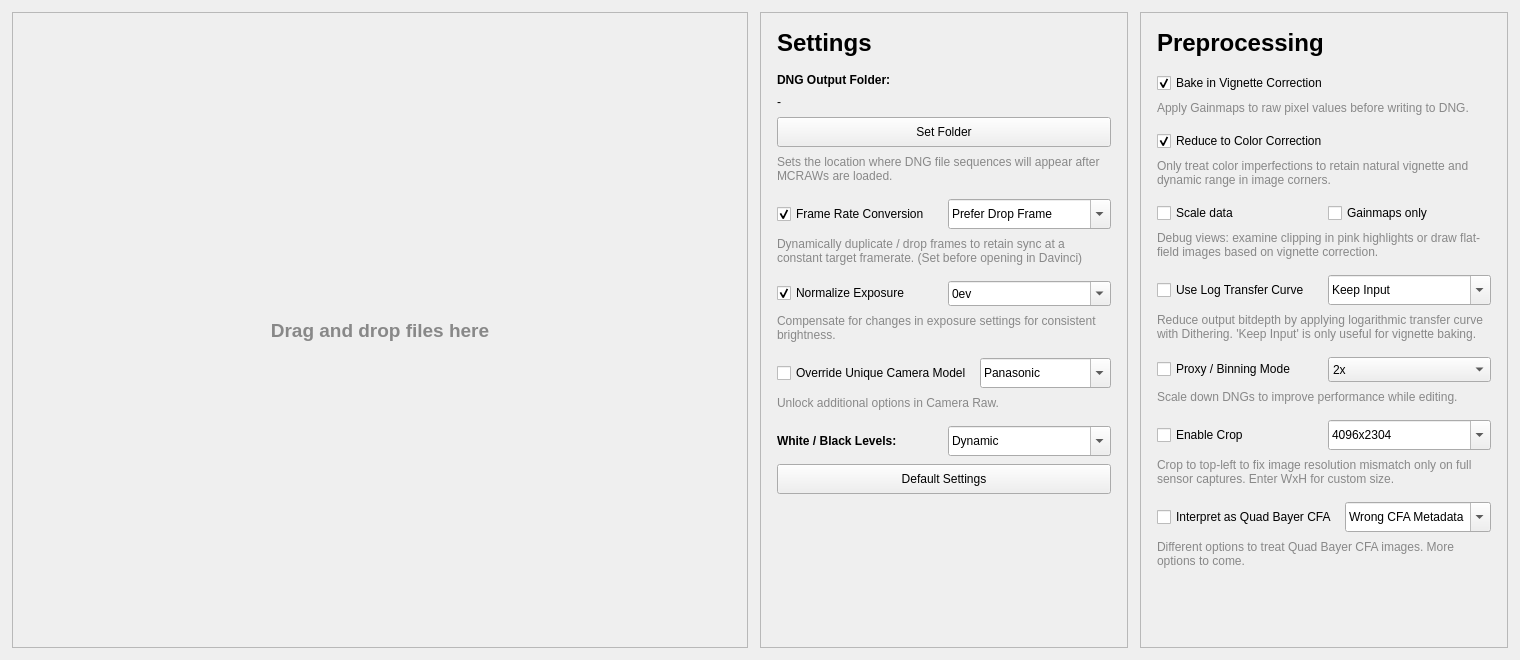
<?xml version="1.0" encoding="UTF-8"?>
<ui version="4.0">
 <class>MainWindow</class>
 <widget class="QMainWindow" name="MainWindow">
  <property name="geometry">
   <rect>
    <x>0</x>
    <y>0</y>
    <width>1520</width>
    <height>660</height>
   </rect>
  </property>
  <property name="windowTitle">
   <string>MotionCam Fuse</string>
  </property>
  <widget class="QWidget" name="centralwidget">
   <layout class="QHBoxLayout" name="horizontalLayout">
    <property name="spacing">
     <number>12</number>
    </property>
    <property name="leftMargin">
     <number>12</number>
    </property>
    <property name="topMargin">
     <number>12</number>
    </property>
    <property name="rightMargin">
     <number>12</number>
    </property>
    <property name="bottomMargin">
     <number>12</number>
    </property>
    <item>
     <widget class="QScrollArea" name="dragAndDropScrollArea">
      <property name="sizePolicy">
       <sizepolicy hsizetype="Expanding" vsizetype="Preferred">
        <horstretch>2</horstretch>
        <verstretch>0</verstretch>
       </sizepolicy>
      </property>
      <property name="frameShape">
       <enum>QFrame::Shape::StyledPanel</enum>
      </property>
      <property name="frameShadow">
       <enum>QFrame::Shadow::Raised</enum>
      </property>
      <property name="widgetResizable">
       <bool>true</bool>
      </property>
      <property name="alignment">
       <set>Qt::AlignmentFlag::AlignLeading|Qt::AlignmentFlag::AlignLeft|Qt::AlignmentFlag::AlignTop</set>
      </property>
      <widget class="QWidget" name="scrollAreaWidgetContents">
       <property name="geometry">
        <rect>
         <x>0</x>
         <y>0</y>
         <width>482</width>
         <height>574</height>
        </rect>
       </property>
       <layout class="QVBoxLayout" name="verticalLayout_3">
        <property name="spacing">
         <number>8</number>
        </property>
        <property name="leftMargin">
         <number>16</number>
        </property>
        <property name="topMargin">
         <number>16</number>
        </property>
        <property name="rightMargin">
         <number>16</number>
        </property>
        <property name="bottomMargin">
         <number>16</number>
        </property>
        <item>
         <spacer name="verticalSpacer_top">
          <property name="orientation">
           <enum>Qt::Orientation::Vertical</enum>
          </property>
          <property name="sizeHint" stdset="0">
           <size>
            <width>20</width>
            <height>40</height>
           </size>
          </property>
         </spacer>
        </item>
        <item>
         <widget class="QLabel" name="dragAndDropLabel">
          <property name="text">
           <string>&lt;html&gt;&lt;head/&gt;&lt;body&gt;&lt;p&gt;&lt;span style=&quot; font-weight:700; font-size:14pt; color:#888888;&quot;&gt;Drag and drop files here&lt;/span&gt;&lt;/p&gt;&lt;/body&gt;&lt;/html&gt;</string>
          </property>
          <property name="alignment">
           <set>Qt::AlignmentFlag::AlignCenter</set>
          </property>
         </widget>
        </item>
        <item>
         <spacer name="verticalSpacer_bottom">
          <property name="orientation">
           <enum>Qt::Orientation::Vertical</enum>
          </property>
          <property name="sizeHint" stdset="0">
           <size>
            <width>20</width>
            <height>40</height>
           </size>
          </property>
         </spacer>
        </item>
       </layout>
      </widget>
     </widget>
    </item>
    <item>
     <widget class="QFrame" name="globalSettings">
      <property name="sizePolicy">
       <sizepolicy hsizetype="Preferred" vsizetype="Preferred">
        <horstretch>1</horstretch>
        <verstretch>0</verstretch>
       </sizepolicy>
      </property>
      <property name="minimumSize">
       <size>
        <width>280</width>
        <height>0</height>
       </size>
      </property>
      <property name="frameShape">
       <enum>QFrame::Shape::StyledPanel</enum>
      </property>
      <property name="frameShadow">
       <enum>QFrame::Shadow::Raised</enum>
      </property>
      <layout class="QVBoxLayout" name="settingsLayout">
       <property name="spacing">
        <number>16</number>
       </property>
       <property name="leftMargin">
        <number>16</number>
       </property>
       <property name="topMargin">
        <number>16</number>
       </property>
       <property name="rightMargin">
        <number>16</number>
       </property>
       <property name="bottomMargin">
        <number>16</number>
       </property>
       <item>
        <widget class="QLabel" name="settingsTitle">
         <property name="text">
          <string>&lt;html&gt;&lt;head/&gt;&lt;body&gt;&lt;p&gt;&lt;span style=&quot; font-size:18pt; font-weight:700;&quot;&gt;Settings&lt;/span&gt;&lt;/p&gt;&lt;/body&gt;&lt;/html&gt;</string>
         </property>
        </widget>
       </item> 
       <item>
        <layout class="QVBoxLayout" name="cacheSection">
         <property name="spacing">
          <number>8</number>
         </property>
         <item>
          <widget class="QLabel" name="cacheSectionTitle">
           <property name="text">
            <string>&lt;html&gt;&lt;head/&gt;&lt;body&gt;&lt;p&gt;&lt;span style=&quot; font-weight:600;&quot;&gt;DNG Output Folder:&lt;/span&gt;&lt;/p&gt;&lt;/body&gt;&lt;/html&gt;</string>
           </property>
          </widget>
         </item>
         <item>
          <widget class="QLabel" name="cacheFolderLabel">
           <property name="text">
            <string>-</string>
           </property>
           <property name="wordWrap">
            <bool>true</bool>
           </property>
          </widget>
         </item>
         <item>
          <widget class="QPushButton" name="changeCacheBtn">
           <property name="minimumSize">
            <size>
             <width>0</width>
             <height>30</height>
            </size>
           </property>
           <property name="text">
            <string>Set Folder</string>
           </property>
          </widget>
         </item>
         <item>
          <widget class="QLabel" name="cacheFolderDescription">
           <property name="text">
            <string>&lt;html&gt;&lt;head/&gt;&lt;body&gt;&lt;p&gt;&lt;span style=&quot; font-size:9pt; color:#888888;&quot;&gt;Sets the location where DNG file sequences will appear after MCRAWs are loaded.&lt;/span&gt;&lt;/p&gt;&lt;/body&gt;&lt;/html&gt;</string>
           </property>
           <property name="wordWrap">
            <bool>true</bool>
           </property>
          </widget>
         </item>
        </layout>
       </item>
       <item>
        <layout class="QVBoxLayout" name="cfrConversionSection">
         <property name="spacing">
          <number>8</number>
         </property>
         <item>
          <layout class="QHBoxLayout" name="cfrConversionLayout">
           <property name="spacing">
            <number>8</number>
           </property>
           <item>
            <widget class="QCheckBox" name="cfrConversionCheckBox">
             <property name="text">
              <string>Frame Rate Conversion</string>
             </property>
             <property name="checked">
              <bool>true</bool>
             </property>
            </widget>
           </item>
           <item>
            <widget class="QComboBox" name="cfrTarget">
             <property name="minimumSize">
              <size>
               <width>100</width>
               <height>30</height>
              </size>
             </property>
             <property name="editable">
                <bool>true</bool>
              </property>
              <item>
                <property name="text">
                <string>Prefer Drop Frame</string>
                </property>
              </item>
              <item>
                <property name="text">
                <string>Prefer Integer</string>
                </property>
              </item>           
              <item>
                <property name="text">
                <string>Median (Slowmotion)</string>
                </property>
              </item>
              <item>
                <property name="text">
                <string>Average (Testing)</string>
                </property>
              </item>
            </widget>
           </item>
          </layout>
         </item>
         <item>
          <widget class="QLabel" name="cfrConversionLabel">
           <property name="text">
            <string>&lt;html&gt;&lt;head/&gt;&lt;body&gt;&lt;p&gt;&lt;span style=&quot; font-size:9pt; color:#888888;&quot;&gt;Dynamically duplicate / drop frames to retain sync at a constant target framerate. (Set before opening in Davinci)&lt;/span&gt;&lt;/p&gt;&lt;/body&gt;&lt;/html&gt;</string>
           </property>
           <property name="wordWrap">
            <bool>true</bool>
           </property>
          </widget>
         </item>
        </layout>
       </item>      
       <item>
        <layout class="QVBoxLayout" name="normalizeExposureSection">
         <property name="spacing">
          <number>8</number>
         </property>
         <item>
         <layout class="QHBoxLayout" name="normalizeExposureLayout">
           <property name="spacing">
            <number>8</number>
           </property>
           <item>
          <widget class="QCheckBox" name="normalizeExposureCheckBox">
           <property name="text">
            <string>Normalize Exposure</string>
           </property>
           <property name="checked">
            <bool>true</bool>
           </property>
          </widget>
         </item>
         <item>
            <widget class="QComboBox" name="exposureCompensationCombobox">
             <property name="minimumSize">
              <size>
               <width>60</width>
               <height>25</height>
              </size>
             </property>
             <property name="editable">
                <bool>true</bool>
              </property>
             <item>
              <property name="text">
               <string>0ev</string>
              </property>
             </item>
             <item>
              <property name="text">
               <string>1ev</string>
              </property>
             </item>
             <item>
              <property name="text">
               <string>2ev</string>
              </property>
             </item>
             <item>
              <property name="text">
               <string>3ev</string>
              </property>
             </item>
             <item>
              <property name="text">
               <string>-1ev</string>
              </property>
             </item>
             <item>
              <property name="text">
               <string>-2ev</string>
              </property>
             </item>
            </widget>
           </item>
           </layout>
           </item>         
         <item>
          <widget class="QLabel" name="normalizeExposureLabel">
           <property name="text">
            <string>&lt;html&gt;&lt;head/&gt;&lt;body&gt;&lt;p&gt;&lt;span style=&quot; font-size:9pt; color:#888888;&quot;&gt;Compensate for changes in exposure settings for consistent brightness.&lt;/span&gt;&lt;/p&gt;&lt;/body&gt;&lt;/html&gt;</string>
           </property>
           <property name="wordWrap">
            <bool>true</bool>
           </property>
          </widget>
         </item>
        </layout>
       </item>       
       <item>
        <layout class="QVBoxLayout" name="camModelSection">
         <property name="spacing">
          <number>8</number>
         </property>
         <item>
          <layout class="QHBoxLayout" name="camModelLayout">
           <property name="spacing">
            <number>8</number>
           </property>
           <item>
            <widget class="QCheckBox" name="camModelOverrideCheckBox">
             <property name="text">
              <string>Override Unique Camera Model</string>
             </property>
             <property name="checked">
              <bool>false</bool>
             </property>
            </widget>
           </item>
           <item>
            <widget class="QComboBox" name="camModelOverrideComboBox">
             <property name="minimumSize">
              <size>
               <width>100</width>
               <height>30</height>
              </size>
             </property>
             <property name="editable">
                <bool>true</bool>
              </property>
              <item>
                <property name="text">
                <string>Panasonic</string>
                </property>
              </item>
              <item>
                <property name="text">
                <string>Blackmagic</string>
                </property>
              </item>              
              <item>
                <property name="text">
                <string>Fujifilm</string>
                </property>
              </item>     
            </widget>
           </item>
          </layout>
         </item>
         <item>
          <widget class="QLabel" name="camModelLabel">
           <property name="text">
            <string>&lt;html&gt;&lt;head/&gt;&lt;body&gt;&lt;p&gt;&lt;span style=&quot; font-size:9pt; color:#888888;&quot;&gt;Unlock additional options in Camera Raw.&lt;/span&gt;&lt;/p&gt;&lt;/body&gt;&lt;/html&gt;</string>
           </property>
           <property name="wordWrap">
            <bool>true</bool>
           </property>
          </widget>
         </item>
        </layout>
       </item>
       <item>
        <layout class="QVBoxLayout" name="levelsSection">
         <property name="spacing">
          <number>8</number>
         </property>
         <item>
          <layout class="QHBoxLayout" name="levelsLayout">
           <property name="spacing">
            <number>8</number>
           </property>
           <item>
          <widget class="QLabel" name="levelsSectionTitle">
           <property name="text">
            <string>&lt;html&gt;&lt;head/&gt;&lt;body&gt;&lt;p&gt;&lt;span style=&quot; font-weight:600;&quot;&gt;White / Black Levels:&lt;/span&gt;&lt;/p&gt;&lt;/body&gt;&lt;/html&gt;</string>
           </property>
          </widget>
         </item>           
           <item>
            <widget class="QComboBox" name="levelsComboBox">
             <property name="minimumSize">
              <size>
               <width>120</width>
               <height>30</height>
              </size>
             </property>
             <property name="editable">
                <bool>true</bool>
              </property>
              <item>
            <property name="text">
             <string>Dynamic</string>
            </property>
           </item>
           <item>
            <property name="text">
             <string>Static</string>
            </property>
           </item>
           <item>
            <property name="text">
             <string>1023/64</string>
            </property>
           </item>
           <item>
            <property name="text">
             <string>4095/256</string>
            </property>
           </item>
           <item>
            <property name="text">
             <string>16383/1024</string>
            </property>
           </item>           
           <item>
            <property name="text">
             <string>65535/4096</string>
            </property>
           </item>
           <item>
            <property name="text">
             <string>4095/64</string>
            </property>
           </item>
           <item>
            <property name="text">
             <string>16383/64</string>
            </property>
           </item>
           <item>
            <property name="text">
             <string>16383/0</string>
            </property>
           </item>
            </widget>
           </item>
          </layout>
         </item>
         <item>
        <layout class="QVBoxLayout" name="defaultSection">
         <property name="spacing">
          <number>8</number>
         </property>         
         <item>
          <widget class="QPushButton" name="defaultBtn">
           <property name="minimumSize">
            <size>
             <width>0</width>
             <height>30</height>
            </size>
           </property>
           <property name="text">
            <string>Default Settings</string>
           </property>
          </widget>
         </item>
         <item>
      <spacer name="verticalSpacer">
         <property name="orientation">
          <enum>Qt::Orientation::Vertical</enum>
         </property>
         <property name="sizeHint" stdset="0">
          <size>
           <width>20</width>
           <height>40</height>
          </size>
         </property>
        </spacer>
       </item>
        </layout>
       </item>
      </layout>
     </item>
     <item>
      <spacer name="verticalSpacer2">
         <property name="orientation">
          <enum>Qt::Orientation::Vertical</enum>
         </property>
         <property name="sizeHint" stdset="0">
          <size>
           <width>20</width>
           <height>40</height>
          </size>
         </property>
        </spacer>
       </item>
      </layout>
     </widget>
    </item>
    <item>
     <widget class="QFrame" name="globalPreprocessingSettings">
      <property name="sizePolicy">
       <sizepolicy hsizetype="Preferred" vsizetype="Preferred">
        <horstretch>1</horstretch>
        <verstretch>0</verstretch>
       </sizepolicy>
      </property>
      <property name="minimumSize">
       <size>
        <width>280</width>
        <height>0</height>
       </size>
      </property>
      <property name="frameShape">
       <enum>QFrame::Shape::StyledPanel</enum>
      </property>
      <property name="frameShadow">
       <enum>QFrame::Shadow::Raised</enum>
      </property>
      <layout class="QVBoxLayout" name="preprocessingLayout">
       <property name="spacing">
        <number>16</number>
       </property>
       <property name="leftMargin">
        <number>16</number>
       </property>
       <property name="topMargin">
        <number>16</number>
       </property>
       <property name="rightMargin">
        <number>16</number>
       </property>
       <property name="bottomMargin">
        <number>16</number>
       </property>
       <item>
        <widget class="QLabel" name="preprocessingTitle">
         <property name="text">
          <string>&lt;html&gt;&lt;head/&gt;&lt;body&gt;&lt;p&gt;&lt;span style=&quot; font-size:18pt; font-weight:700;&quot;&gt;Preprocessing&lt;/span&gt;&lt;/p&gt;&lt;/body&gt;&lt;/html&gt;</string>
         </property>
        </widget>
       </item>       
       <item>
        <layout class="QVBoxLayout" name="vignetteSection">
         <property name="spacing">
          <number>8</number>
         </property>
         <item>
          <widget class="QCheckBox" name="vignetteCorrectionCheckBox">
           <property name="text">
            <string>Bake in Vignette Correction</string>
           </property>
           <property name="checked">
            <bool>true</bool>
           </property>
          </widget>
         </item>
         <item>
          <widget class="QLabel" name="vignetteCorrectionLabel">
           <property name="text">
            <string>&lt;html&gt;&lt;head/&gt;&lt;body&gt;&lt;p&gt;&lt;span style=&quot; font-size:9pt; color:#888888;&quot;&gt;Apply Gainmaps to raw pixel values before writing to DNG.&lt;/span&gt;&lt;/p&gt;&lt;/body&gt;&lt;/html&gt;</string>
           </property>
           <property name="wordWrap">
            <bool>true</bool>
           </property>
          </widget>
         </item>
        </layout>
       </item>
       <item>
        <layout class="QVBoxLayout" name="vignetteOnlyColorSection">
         <property name="spacing">
          <number>8</number>
         </property>
         <item>
          <widget class="QCheckBox" name="vignetteOnlyColorCheckBox">
           <property name="text">
            <string>Reduce to Color Correction</string>
           </property>
           <property name="checked">
            <bool>true</bool>
           </property>
          </widget>
         </item>
         <item>
          <widget class="QLabel" name="vignetteOnlyColorLabel">
           <property name="text">
            <string>&lt;html&gt;&lt;head/&gt;&lt;body&gt;&lt;p&gt;&lt;span style=&quot; font-size:9pt; color:#888888;&quot;&gt;Only treat color imperfections to retain natural vignette and dynamic range in image corners.&lt;/span&gt;&lt;/p&gt;&lt;/body&gt;&lt;/html&gt;</string>
           </property>
           <property name="wordWrap">
            <bool>true</bool>
           </property>
          </widget>
         </item>
        </layout>
       </item>
       <item>
        <layout class="QVBoxLayout" name="scaleSection">
         <property name="spacing">
          <number>8</number>
         </property>
         <item>
          <layout class="QHBoxLayout" name="scaleLayout">
           <property name="spacing">
            <number>8</number>
           </property>
           <item>
            <widget class="QCheckBox" name="scaleRawCheckBox">
             <property name="text">
              <string>Scale data</string>
             </property>
            </widget>
           </item>
           <item>
            <widget class="QCheckBox" name="debugVignetteCheckBox">
             <property name="text">
              <string>Gainmaps only</string>
             </property>
            </widget>
           </item>
          </layout>
         </item>
         <item>
          <widget class="QLabel" name="scaleRawLabel">
           <property name="text">
            <string>&lt;html&gt;&lt;head/&gt;&lt;body&gt;&lt;p&gt;&lt;span style=&quot; font-size:9pt; color:#888888;&quot;&gt;Debug views: examine clipping in pink highlights or draw flat-field images based on vignette correction.&lt;/span&gt;&lt;/p&gt;&lt;/body&gt;&lt;/html&gt;</string>
           </property>
           <property name="wordWrap">
            <bool>true</bool>
           </property>
          </widget>
         </item>
        </layout>
       </item> 
       <item>
        <layout class="QVBoxLayout" name="logTransformSection">
         <property name="spacing">
          <number>8</number>
         </property>         
         <item>
          <layout class="QHBoxLayout" name="logTransformLayout">
           <property name="spacing">
            <number>8</number>
           </property>
           <item>
            <widget class="QCheckBox" name="logTransformCheckBox">
             <property name="text">
              <string>Use Log Transfer Curve</string>
             </property>
            </widget>
           </item>
           <item>
            <widget class="QComboBox" name="logTransformComboBox">
             <property name="minimumSize">
              <size>
               <width>80</width>
               <height>30</height>
              </size>
             </property>
             <property name="editable">
                <bool>true</bool>
              </property>
             <item>
              <property name="text">
               <string>Keep Input</string>
              </property>
             </item>
             <item>
              <property name="text">
               <string>Reduce by 2bit</string>
              </property>
             </item>
             <item>
              <property name="text">
               <string>Reduce by 4bit</string>
              </property>
             </item>
             <item>
              <property name="text">
               <string>Reduce by 6bit</string>
              </property>
             </item>
            </widget>
           </item>
          </layout>
         </item>
         <item>
          <widget class="QLabel" name="logTransformLabel">
           <property name="text">
            <string>&lt;html&gt;&lt;head/&gt;&lt;body&gt;&lt;p&gt;&lt;span style=&quot; font-size:9pt; color:#888888;&quot;&gt;Reduce output bitdepth by applying logarithmic transfer curve with Dithering. 'Keep Input' is only useful for vignette baking.&lt;/span&gt;&lt;/p&gt;&lt;/body&gt;&lt;/html&gt;</string>
           </property>
           <property name="wordWrap">
            <bool>true</bool>
           </property>
          </widget>
         </item>
        </layout>
       </item>
       <item>
        <layout class="QVBoxLayout" name="draftSection">
         <property name="spacing">
          <number>8</number>
         </property>
         <item>
          <layout class="QHBoxLayout" name="draftLayout">
           <property name="spacing">
            <number>8</number>
           </property>
           <item>
            <widget class="QCheckBox" name="draftModeCheckBox">
             <property name="text">
              <string>Proxy / Binning Mode</string>
             </property>
            </widget>
           </item>
           <item>
            <widget class="QComboBox" name="draftQuality">
             <property name="minimumSize">
              <size>
               <width>60</width>
               <height>25</height>
              </size>
             </property>
             <item>
              <property name="text">
               <string>2x</string>
              </property>
             </item>
             <item>
              <property name="text">
               <string>4x</string>
              </property>
             </item>
             <item>
              <property name="text">
               <string>8x</string>
              </property>
             </item>
            </widget>
           </item>
          </layout>
         </item>
         <item>
          <widget class="QLabel" name="draftModeLabel">
           <property name="text">
            <string>&lt;html&gt;&lt;head/&gt;&lt;body&gt;&lt;p&gt;&lt;span style=&quot; font-size:9pt; color:#888888;&quot;&gt;Scale down DNGs to improve performance while editing.&lt;/span&gt;&lt;/p&gt;&lt;/body&gt;&lt;/html&gt;</string>
           </property>
           <property name="wordWrap">
            <bool>true</bool>
           </property>
          </widget>
         </item>
        </layout>
       </item>
       <item>
        <layout class="QVBoxLayout" name="cropSection">
         <property name="spacing">
          <number>8</number>
         </property>
         <item>
          <layout class="QHBoxLayout" name="cropLayout">
           <property name="spacing">
            <number>8</number>
           </property>
           <item>
            <widget class="QCheckBox" name="cropEnableCheckBox">
             <property name="text">
              <string>Enable Crop</string>
             </property>
            </widget>
           </item>
           <item>
            <widget class="QComboBox" name="cropTargetComboBox">
             <property name="minimumSize">
              <size>
               <width>120</width>
               <height>30</height>
              </size>
             </property>
             <property name="editable">
                <bool>true</bool>
              </property>
              <item>
            <property name="text">
             <string>4096x2304</string>
            </property>
           </item>
           <item>
            <property name="text">
             <string>4096x2560</string>
            </property>
           </item>
           <item>
            <property name="text">
             <string>4080x2296</string>
            </property>
           </item>
           <item>
            <property name="text">
             <string>4080x2288</string>
            </property>
           </item>
           <item>
            <property name="text">
             <string>4000x2256</string>
            </property>
           </item>           
           <item>
            <property name="text">
             <string>4000x3000</string>
            </property>
          </item>           
           <item>
            <property name="text">
             <string>4624x2608</string>
            </property>
           </item>
            </widget>
           </item>
          </layout>
         </item>
         <item>
          <widget class="QLabel" name="cropLabel">
           <property name="text">
            <string>&lt;html&gt;&lt;head/&gt;&lt;body&gt;&lt;p&gt;&lt;span style=&quot; font-size:9pt; color:#888888;&quot;&gt;Crop to top-left to fix image resolution mismatch only on full sensor captures. Enter WxH for custom size.&lt;/span&gt;&lt;/p&gt;&lt;/body&gt;&lt;/html&gt;</string>
           </property>
           <property name="wordWrap">
            <bool>true</bool>
           </property>
          </widget>
         </item>
        </layout>
       </item>
       <item>
        <layout class="QVBoxLayout" name="quadBayerSection">
         <property name="spacing">
          <number>8</number>
         </property>         
         <item>
          <layout class="QHBoxLayout" name="quadBayerLayout">
           <property name="spacing">
            <number>8</number>
           </property>
           <item>
            <widget class="QCheckBox" name="quadBayerCheckBox">
             <property name="text">
              <string>Interpret as Quad Bayer CFA</string>
             </property>
            </widget>
           </item>
           <item>
            <widget class="QComboBox" name="quadBayerComboBox">
             <property name="minimumSize">
              <size>
               <width>80</width>
               <height>30</height>
              </size>
             </property>
             <property name="editable">
                <bool>true</bool>
              </property>
             <!-- <item>
              <property name="text">
               <string>Remosaic</string>
              </property>
             </item> -->
             <!-- <item>
              <property name="text">
               <string>Demosaic only</string>
              </property>
             </item> -->
             <item>
              <property name="text">
               <string>Wrong CFA Metadata</string>
              </property>
             </item>
             <item>
              <property name="text">
               <string>Correct QBCFA Metadata</string>
              </property>
             </item>             
             <!-- <item>
              <property name="text">
               <string>3by3 CFA</string>
              </property>
             </item>
             <item>
              <property name="text">
               <string>4by4 CFA</string>
              </property>
             </item> -->
            </widget>
           </item>
          </layout>
         </item>
         <item>
          <widget class="QLabel" name="remosaicLabel">
           <property name="text">
            <string>&lt;html&gt;&lt;head/&gt;&lt;body&gt;&lt;p&gt;&lt;span style=&quot; font-size:9pt; color:#888888;&quot;&gt;Different options to treat Quad Bayer CFA images. More options to come.&lt;/span&gt;&lt;/p&gt;&lt;/body&gt;&lt;/html&gt;</string>
           </property>
           <property name="wordWrap">
            <bool>true</bool>
           </property>
          </widget>
         </item>
        </layout>
       </item>       
       <item>
        <spacer name="verticalSpacer3">
         <property name="orientation">
          <enum>Qt::Orientation::Vertical</enum>
         </property>
         <property name="sizeHint" stdset="0">
          <size>
           <width>20</width>
           <height>40</height>
          </size>
         </property>
        </spacer>
       </item>
      </layout>
     </widget>
    </item>
   </layout>
  </widget>
 </widget>
 <resources/>
 <connections/>
</ui>
